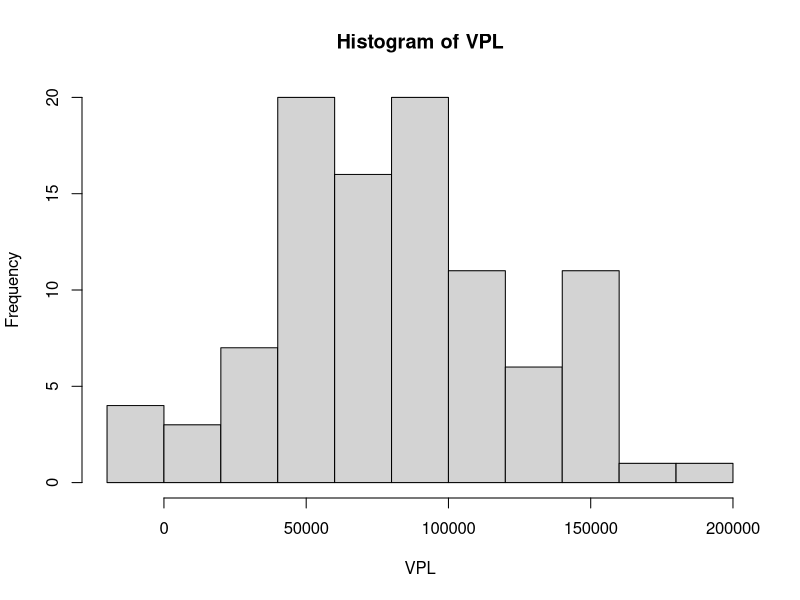

The R source for this figure:
rm(list = ls())

# Funcao -----------------------------------------------------------------

calcular_vpl <- function(I, FC, Taxa){
  # browser()
  periodo <- 1:length(FC)
  FD <- (1+Taxa)^periodo
  VPL <- sum(FC/FD) + I
  return(VPL)
}


# Programa ----------------------------------------------------------------

library(readxl)
tabela <- read_excel("Aula 4/Base_aula4.xlsx", 
                    range = "A1:CV26")

VPL <- rep(NA, 100)

tabela <- data.matrix(tabela)

j <- 2
for(j in 1:100){
  I <- tabela[1, j]
  FC <- tabela[, j]

  Taxa <- (1.1)^(1/12)-1
  VPL[j] <- calcular_vpl(I, FC, Taxa)
}


hist(VPL, breaks = 10)
